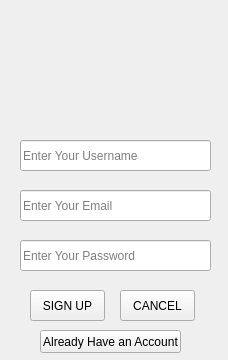
<?xml version="1.0" encoding="UTF-8"?>
<ui version="4.0">
 <class>Form</class>
 <widget class="QWidget" name="Form">
  <property name="geometry">
   <rect>
    <x>0</x>
    <y>0</y>
    <width>228</width>
    <height>360</height>
   </rect>
  </property>
  <property name="cursor">
   <cursorShape>PointingHandCursor</cursorShape>
  </property>
  <property name="windowTitle">
   <string>Form</string>
  </property>
  <widget class="QPushButton" name="loginButton">
   <property name="geometry">
    <rect>
     <x>30</x>
     <y>290</y>
     <width>75</width>
     <height>31</height>
    </rect>
   </property>
   <property name="text">
    <string>SIGN UP</string>
   </property>
  </widget>
  <widget class="QLineEdit" name="userNameBox">
   <property name="geometry">
    <rect>
     <x>20</x>
     <y>140</y>
     <width>191</width>
     <height>31</height>
    </rect>
   </property>
   <property name="placeholderText">
    <string>Enter Your Username</string>
   </property>
  </widget>
  <widget class="QLineEdit" name="userEmailBox">
   <property name="geometry">
    <rect>
     <x>20</x>
     <y>190</y>
     <width>191</width>
     <height>31</height>
    </rect>
   </property>
   <property name="placeholderText">
    <string>Enter Your Email</string>
   </property>
  </widget>
  <widget class="QPushButton" name="cancelButton">
   <property name="geometry">
    <rect>
     <x>120</x>
     <y>290</y>
     <width>75</width>
     <height>31</height>
    </rect>
   </property>
   <property name="text">
    <string>CANCEL</string>
   </property>
  </widget>
  <widget class="QLineEdit" name="userPasswordBox">
   <property name="geometry">
    <rect>
     <x>20</x>
     <y>240</y>
     <width>191</width>
     <height>31</height>
    </rect>
   </property>
   <property name="placeholderText">
    <string>Enter Your Password</string>
   </property>
  </widget>
  <widget class="QLabel" name="label">
   <property name="geometry">
    <rect>
     <x>50</x>
     <y>10</y>
     <width>121</width>
     <height>121</height>
    </rect>
   </property>
   <property name="text">
    <string/>
   </property>
   <property name="pixmap">
    <pixmap>icons/users.png</pixmap>
   </property>
  </widget>
  <widget class="QPushButton" name="link">
   <property name="geometry">
    <rect>
     <x>40</x>
     <y>330</y>
     <width>141</width>
     <height>23</height>
    </rect>
   </property>
   <property name="cursor">
    <cursorShape>PointingHandCursor</cursorShape>
   </property>
   <property name="text">
    <string>Already Have an Account</string>
   </property>
  </widget>
 </widget>
 <resources/>
 <connections/>
</ui>
